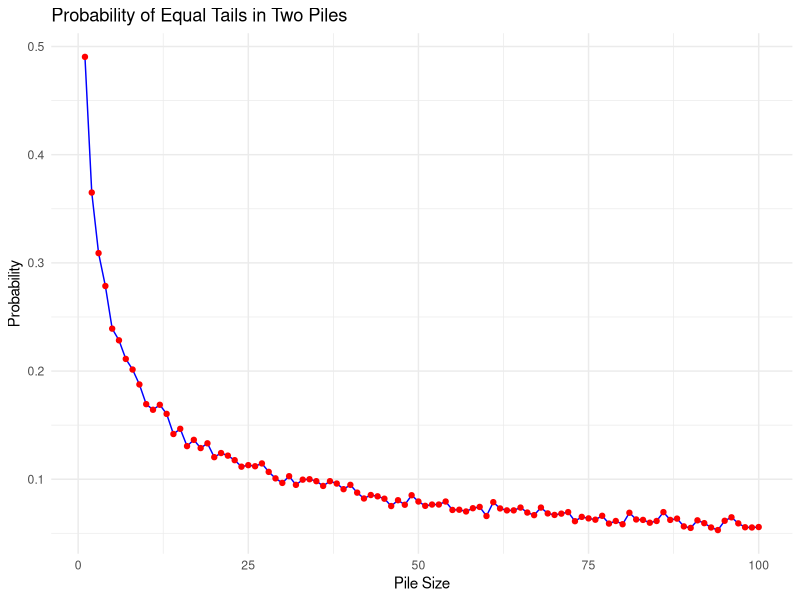

R code for this plot:
## ---- chunk 1
# Simulate flipping two piles of coins and checking if the number of tails match
library(purrr)

coin_flip <- c(0, 1)

# Function to simulate flipping two piles and checking if they match in tails
flip_coins <- function(pile_size) {
  left_pile <- sample(coin_flip, size = pile_size, replace = TRUE)
  right_pile <- sample(coin_flip, size = pile_size, replace = TRUE)
  
  tails_match <- ifelse(sum(left_pile) == sum(right_pile), 1, 0)
  return (tails_match)
}

# Run the simulation many times and return the estimated probability
coin_simulation <- function(pile_size, num_iterations) {
  results <- map_dbl(c(1:num_iterations), ~flip_coins(pile_size = pile_size)) 
  probability_same_tails <- mean(results)
  return(probability_same_tails)
}

coin_simulation(50, 100000)
## ---- chunk 2
library(ggplot2)

pile_size <- (1:100)

results_100 <- map_dbl(pile_size, coin_simulation, num_iterations = 5000)
results_df <- data.frame(pile_size = pile_size, probability = results_100)


ggplot(results_df, aes(x = pile_size, y = probability)) +
  geom_line(color = "blue") +
  geom_point(color = "red") +
  labs(
    title = "Probability of Equal Tails in Two Piles",
    x = "Pile Size",
    y = "Probability"
  ) +
  theme_minimal()
